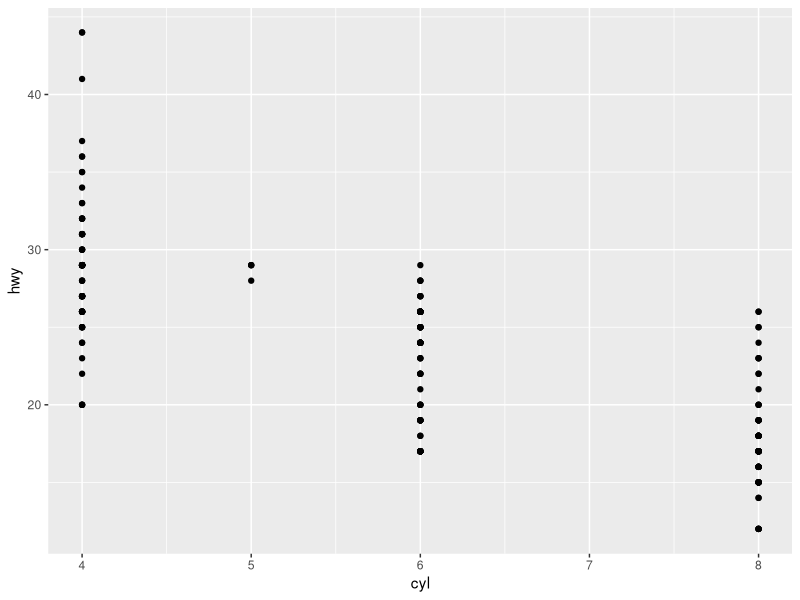
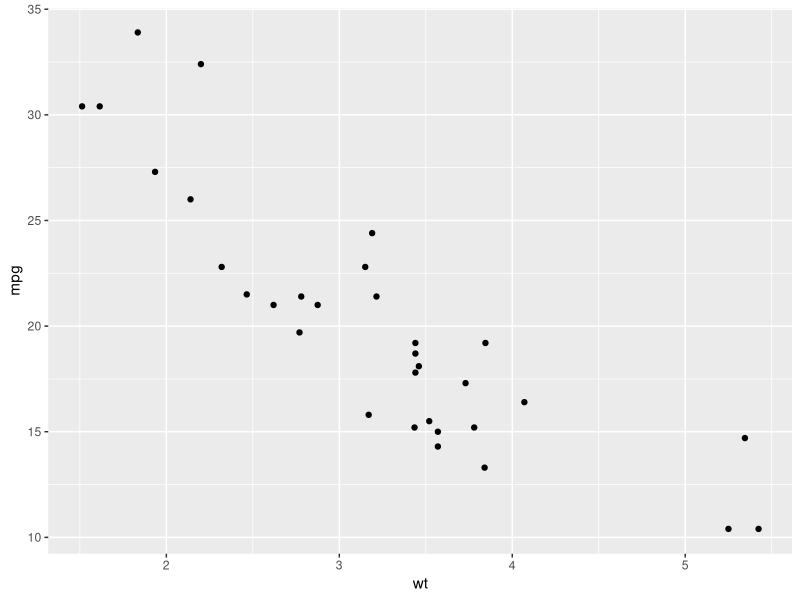
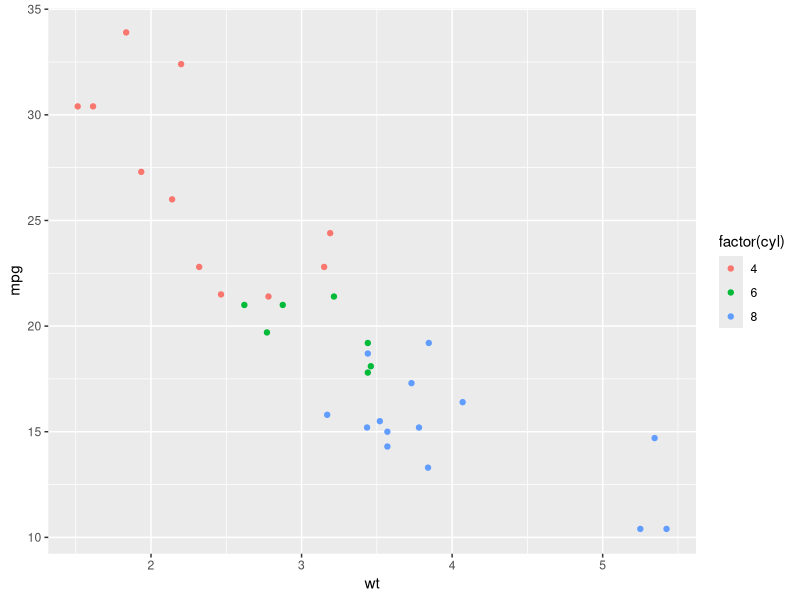
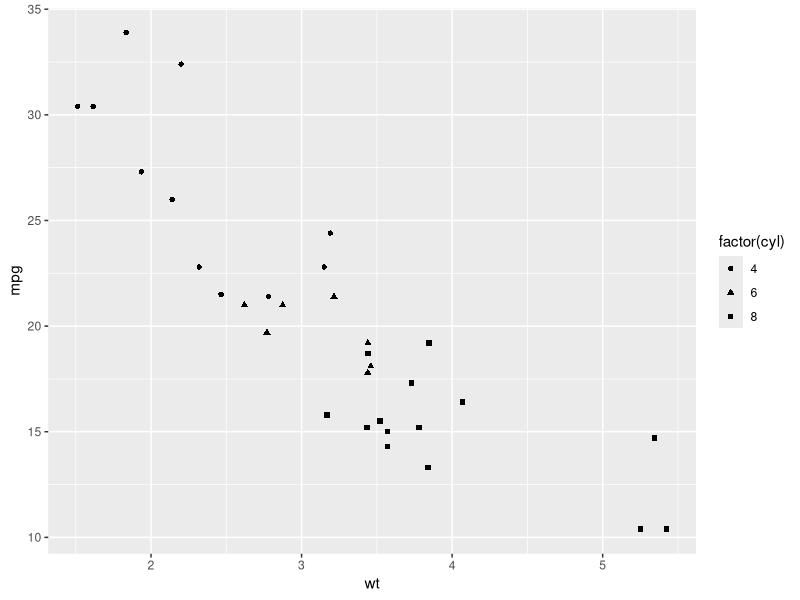
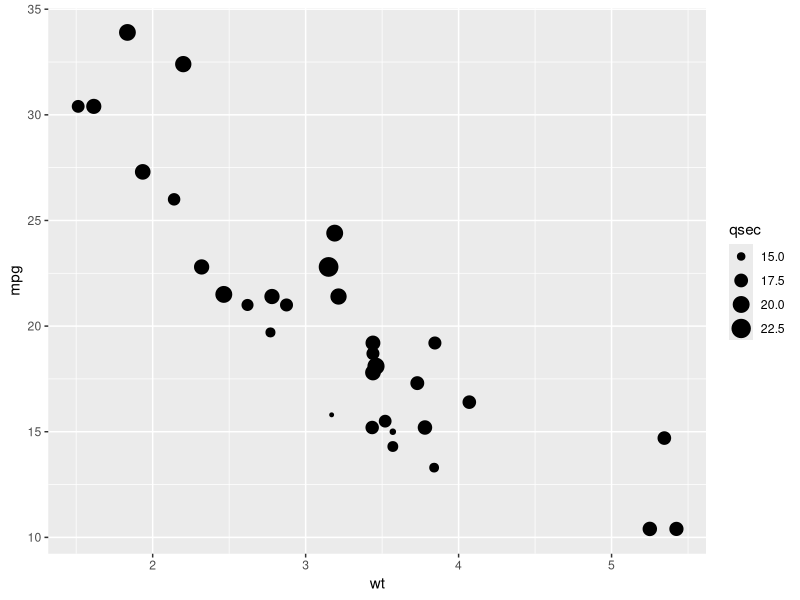
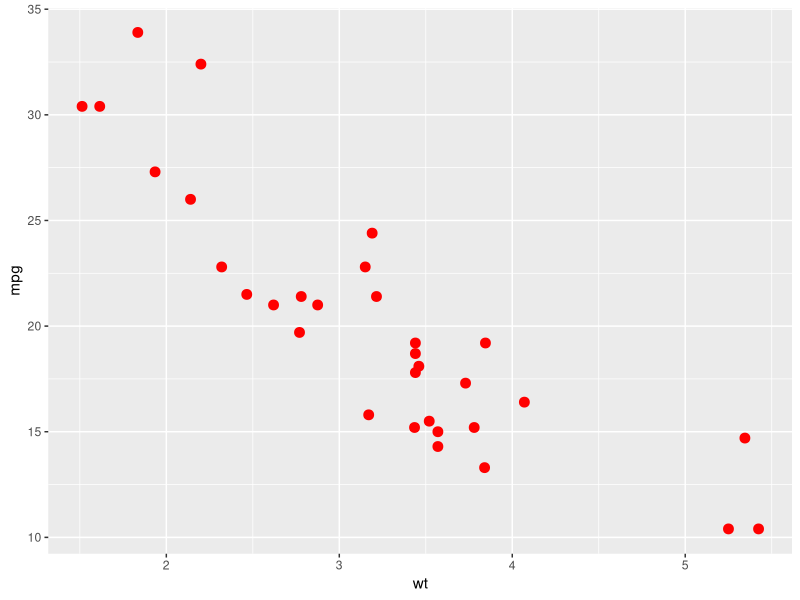
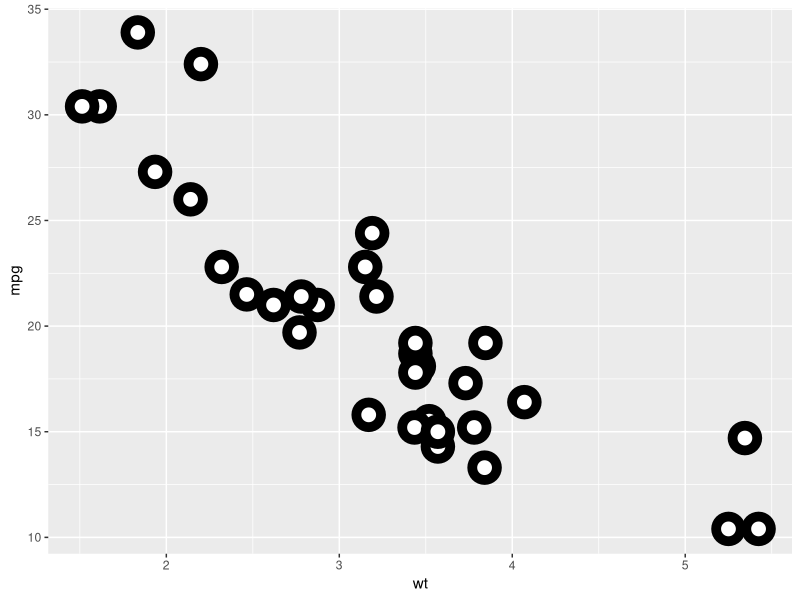
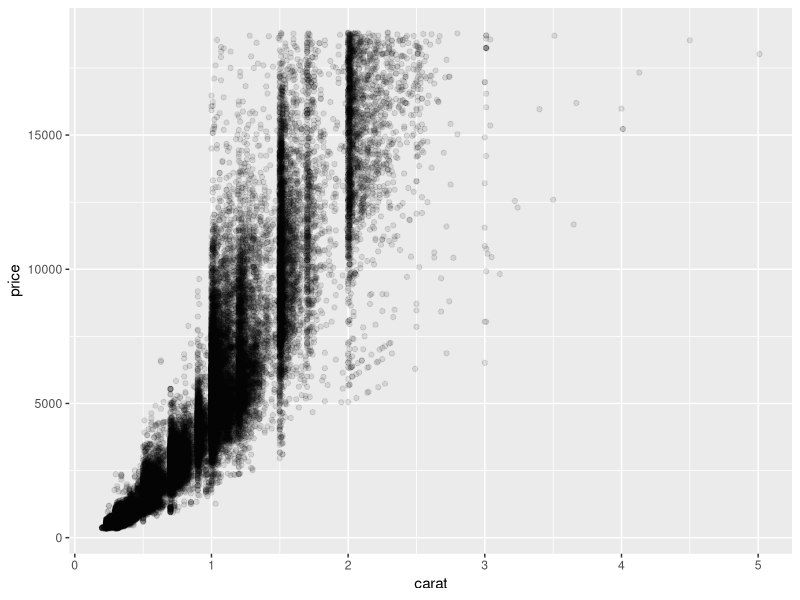

R code for these plots, in order:
library(tidyverse)
# Usaremos a função ggplot do pacote ggplot2
# mpg é um dataframe com dados de 38 modelos de carro
# grafico eficiência x tamanho do motor
a <- ggplot(data = mpg) + 
  geom_point(mapping = aes(x = displ, y = hwy))
# displ = tamanho do motor, em litros
# hwy = eficiência do combustível, em milhas/galão
# motores maiores usam mais combustível

#GENERALIZANDO
#gplot(data = <DATA>) +
# <GEOM_FUNCTION>(mapping = aes(<MAPPINGS>))

ggplot(data = mpg) + 
  geom_point(mapping = aes(x = cyl, y = hwy))

# OUTRA FORMA
p <- ggplot(mtcars, aes(wt, mpg)) # wt = peso/ mpg = milhas por galão
p + geom_point()

p + geom_point(aes(colour = factor(cyl))) # n° de cilindros

p + geom_point(aes(shape = factor(cyl)))

p + geom_point(aes(size = qsec))

p + geom_point(colour = "red", size = 3)

p + geom_point(shape = 21, colour = "black", fill = "white", size = 5, stroke = 5)

d <- ggplot(diamonds, aes(carat, price))
d + geom_point(alpha = 1/10) # alpha usado para grandes bases de dados

# GRÁFICO MULTIFACETADO (MÚLTIPLAS CATEGORIAS)
a + facet_wrap(~ class, nrow = 3)

a + facet_grid(drv ~ cyl)

a + facet_grid(. ~ cyl)

a + facet_grid(drv ~ .)

# LINHA SUAVE
ggplot(data = mpg) + 
  geom_smooth(mapping = aes(x = displ, y = hwy, linetype = drv))

# GRÁFICO COM DOIS GEOMS
ggplot(data = mpg, mapping = aes(x = displ, y = hwy)) + 
  geom_point() + 
  geom_smooth()

ggplot(data = mpg, mapping = aes(x = displ, y = hwy)) + 
  geom_point(mapping = aes(color = class)) + 
  geom_smooth(data = filter(mpg, class == "subcompact"), se = FALSE)

ggplot(data = mpg, mapping = aes(x = displ, y = hwy)) + 
  geom_point(mapping = aes(color = drv)) + 
  geom_smooth(mapping = aes(linetype = drv))